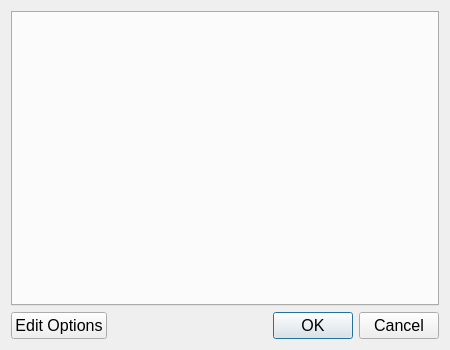
<?xml version="1.0" encoding="UTF-8"?>
<ui version="4.0">
 <class>ConfEditDialog</class>
 <widget class="QDialog" name="ConfEditDialog">
  <property name="windowModality">
   <enum>Qt::WindowModal</enum>
  </property>
  <property name="geometry">
   <rect>
    <x>0</x>
    <y>0</y>
    <width>450</width>
    <height>350</height>
   </rect>
  </property>
  <property name="font">
   <font>
    <pointsize>12</pointsize>
   </font>
  </property>
  <property name="windowTitle">
   <string>Config editor</string>
  </property>
  <layout class="QVBoxLayout" name="verticalLayout">
   <item>
    <widget class="QTabWidget" name="tabWidget"/>
   </item>
   <item>
    <layout class="QHBoxLayout" name="horizontalLayout">
     <item>
      <widget class="QPushButton" name="pbEdit">
       <property name="enabled">
        <bool>true</bool>
       </property>
       <property name="text">
        <string>Edit Options</string>
       </property>
       <property name="autoDefault">
        <bool>false</bool>
       </property>
      </widget>
     </item>
     <item>
      <widget class="QDialogButtonBox" name="buttonBox">
       <property name="orientation">
        <enum>Qt::Horizontal</enum>
       </property>
       <property name="standardButtons">
        <set>QDialogButtonBox::Cancel|QDialogButtonBox::Ok</set>
       </property>
      </widget>
     </item>
    </layout>
   </item>
  </layout>
 </widget>
 <resources/>
 <connections>
  <connection>
   <sender>buttonBox</sender>
   <signal>accepted()</signal>
   <receiver>ConfEditDialog</receiver>
   <slot>accept()</slot>
   <hints>
    <hint type="sourcelabel">
     <x>248</x>
     <y>254</y>
    </hint>
    <hint type="destinationlabel">
     <x>157</x>
     <y>274</y>
    </hint>
   </hints>
  </connection>
  <connection>
   <sender>buttonBox</sender>
   <signal>rejected()</signal>
   <receiver>ConfEditDialog</receiver>
   <slot>reject()</slot>
   <hints>
    <hint type="sourcelabel">
     <x>316</x>
     <y>260</y>
    </hint>
    <hint type="destinationlabel">
     <x>286</x>
     <y>274</y>
    </hint>
   </hints>
  </connection>
 </connections>
</ui>
